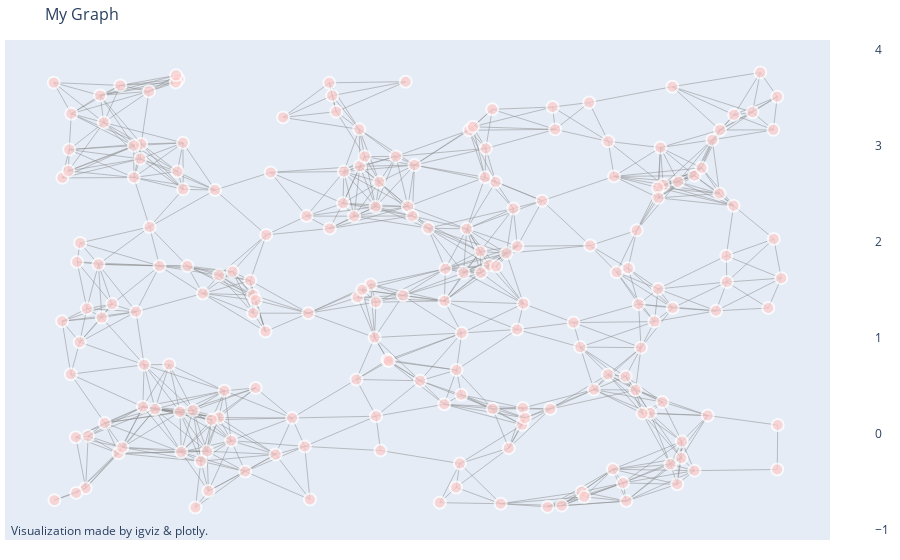

Notebook source saved alongside this figure:
### Code cell
ig.plot(
    G, # Your graph
    title="My Graph",
    size_method="static", # Makes node sizes the same
    color_method="#ffcccb", # Makes all the node colours black,
    node_text=["prop"], # Adds the 'prop' property to the hover text of the node
    annotation_text="Visualization made by <a href='https://github.com/Ashton-Sidhu/plotly-graph'>igviz</a> & plotly.", # Adds a text annotation to the graph
)

### Figure 1 — Plotly figure (JSON) as saved in the notebook; plotly's stock layout.template omitted (floating-point values rounded to 4 significant figures; data arrays with more than 128 entries replaced by an {"elided": "..."} marker saying what was removed)
{"data": [{"hoverinfo": "none", "line": {"color": "#888", "width": 0.5}, "mode": "lines", "type": "scatter", "x": {"elided": "2490 float values"}, "y": {"elided": "2490 float values"}}, {"hoverinfo": "text", "marker": {"color": {"elided": "200 str values"}, "colorbar": {"thickness": 15, "title": {"side": "right", "text": ""}, "xanchor": "left"}, "colorscale": [[0, "rgb(255,255,217)"], [0.125, "rgb(237,248,177)"], [0.25, "rgb(199,233,180)"], [0.375, "rgb(127,205,187)"], [0.5, "rgb(65,182,196)"], [0.625, "rgb(29,145,192)"], [0.75, "rgb(34,94,168)"], [0.875, "rgb(37,52,148)"], [1, "rgb(8,29,88)"]], "line": {"width": 2}, "reversescale": true, "showscale": true, "size": {"elided": "200 int values"}}, "mode": "markers", "text": {"elided": "200 str values"}, "type": "scatter", "x": {"elided": "200 float values"}, "y": {"elided": "200 float values"}}], "layout": {"annotations": [{"showarrow": false, "text": "Visualization made by <a href='https://github.com/Ashton-Sidhu/plotly-graph'>igviz</a> & plotly.", "x": 0.005, "xref": "paper", "y": -0.002, "yref": "paper"}], "hovermode": "closest", "margin": {"b": 20, "l": 5, "r": 5, "t": 40}, "showlegend": false, "title": {"font": {"size": 16}, "text": "My Graph"}, "xaxis": {"showgrid": false, "showticklabels": false, "zeroline": false}, "yaxis": {"showgrid": false, "showticklabels": false, "zeroline": false}}}
